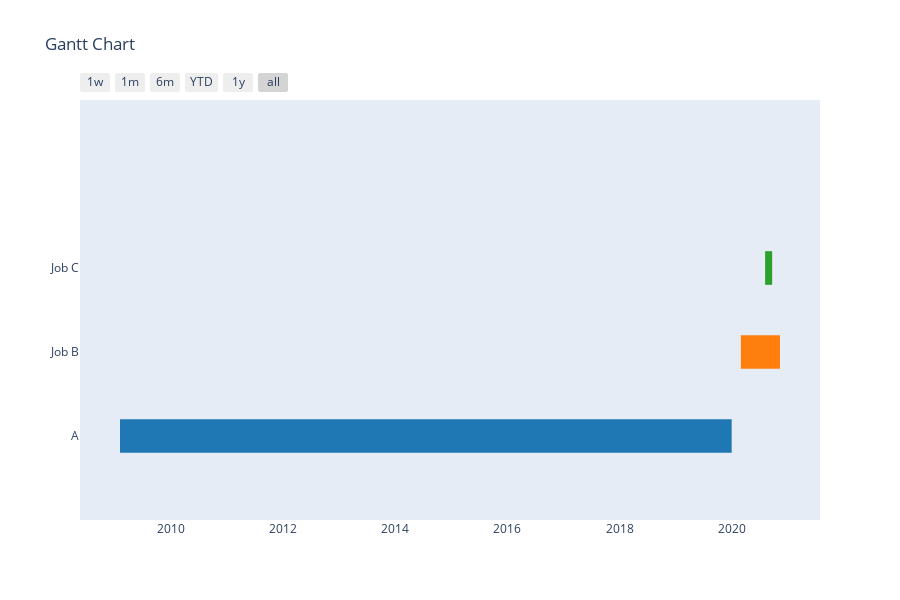

Write notebook code for a chart like this one.
### Code cell
df = [dict(Task="A", Start='2020-01-01', Finish='2009-02-02'), 
    dict(Task="Job B", Start='2020-03-01', Finish='2020-11-11'), 
    dict(Task="Job C", Start='2020-08-06', Finish='2020-09-21')] 
 
# Creating the plot
fig = ff.create_gantt(df) 
fig.show()

### Figure 1 — Plotly figure (JSON) as saved in the notebook; plotly's stock layout.template omitted (floating-point values rounded to 4 significant figures)
{"data": [{"fill": "toself", "fillcolor": "rgb(255, 127, 14)", "hoverinfo": "name", "legendgroup": "rgb(255, 127, 14)", "mode": "none", "name": "Job B", "type": "scatter", "x": ["2020-03-01", "2020-11-11", "2020-11-11", "2020-03-01"], "y": [0.8, 0.8, 1.2, 1.2]}, {"fill": "toself", "fillcolor": "rgb(31, 119, 180)", "hoverinfo": "name", "legendgroup": "rgb(31, 119, 180)", "mode": "none", "name": "A", "type": "scatter", "x": ["2020-01-01", "2009-02-02", "2009-02-02", "2020-01-01"], "y": [-0.2, -0.2, 0.2, 0.2]}, {"fill": "toself", "fillcolor": "rgb(44, 160, 44)", "hoverinfo": "name", "legendgroup": "rgb(44, 160, 44)", "mode": "none", "name": "Job C", "type": "scatter", "x": ["2020-08-06", "2020-09-21", "2020-09-21", "2020-08-06"], "y": [1.8, 1.8, 2.2, 2.2]}, {"legendgroup": "rgb(255, 127, 14)", "marker": {"color": "rgb(255, 127, 14)", "opacity": 0, "size": 1}, "mode": "markers", "name": "", "showlegend": false, "text": [null, null], "type": "scatter", "x": ["2020-03-01", "2020-11-11"], "y": [1, 1]}, {"legendgroup": "rgb(31, 119, 180)", "marker": {"color": "rgb(31, 119, 180)", "opacity": 0, "size": 1}, "mode": "markers", "name": "", "showlegend": false, "text": [null, null], "type": "scatter", "x": ["2020-01-01", "2009-02-02"], "y": [0, 0]}, {"legendgroup": "rgb(44, 160, 44)", "marker": {"color": "rgb(44, 160, 44)", "opacity": 0, "size": 1}, "mode": "markers", "name": "", "showlegend": false, "text": [null, null], "type": "scatter", "x": ["2020-08-06", "2020-09-21"], "y": [2, 2]}], "layout": {"height": 600, "hovermode": "closest", "showlegend": false, "title": {"text": "Gantt Chart"}, "xaxis": {"rangeselector": {"buttons": [{"count": 7, "label": "1w", "step": "day", "stepmode": "backward"}, {"count": 1, "label": "1m", "step": "month", "stepmode": "backward"}, {"count": 6, "label": "6m", "step": "month", "stepmode": "backward"}, {"count": 1, "label": "YTD", "step": "year", "stepmode": "todate"}, {"count": 1, "label": "1y", "step": "year", "stepmode": "backward"}, {"step": "all"}]}, "showgrid": false, "type": "date", "zeroline": false}, "yaxis": {"autorange": false, "range": [-1, 4], "showgrid": false, "ticktext": ["A", "Job B", "Job C"], "tickvals": [0, 1, 2], "zeroline": false}}}
